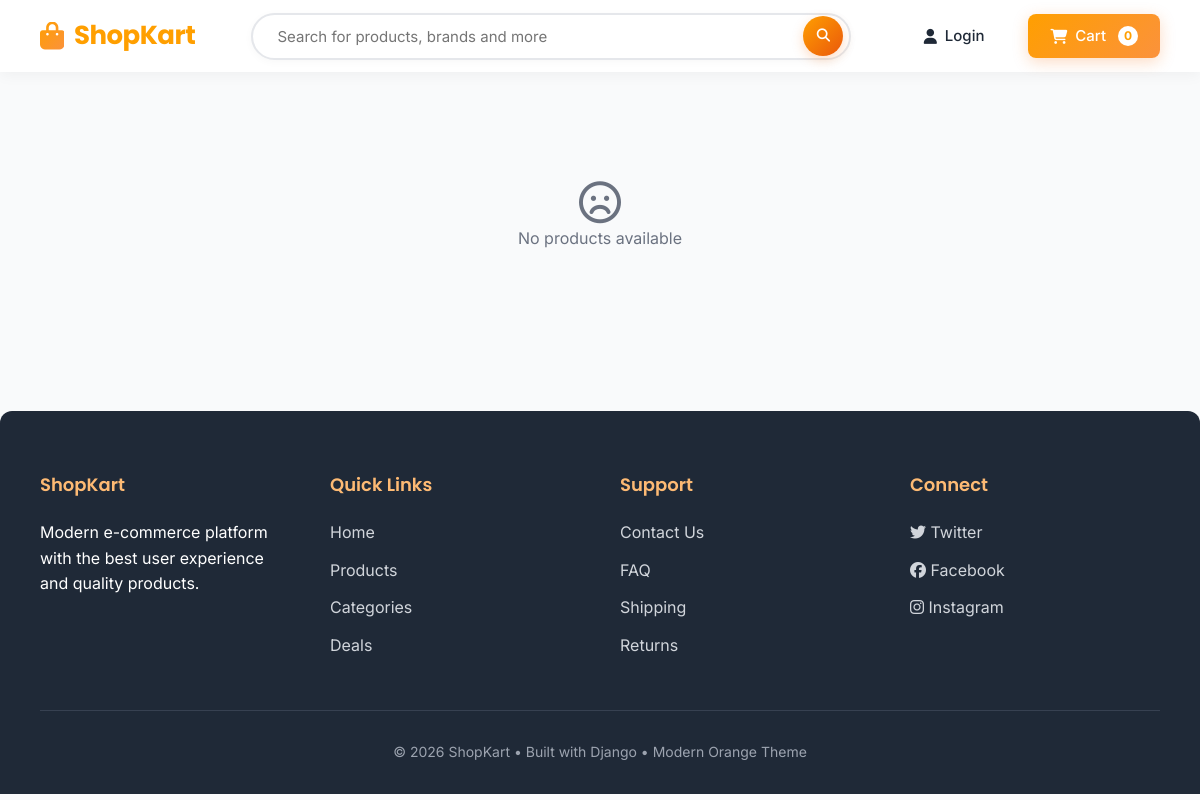
The app's page /, older data.
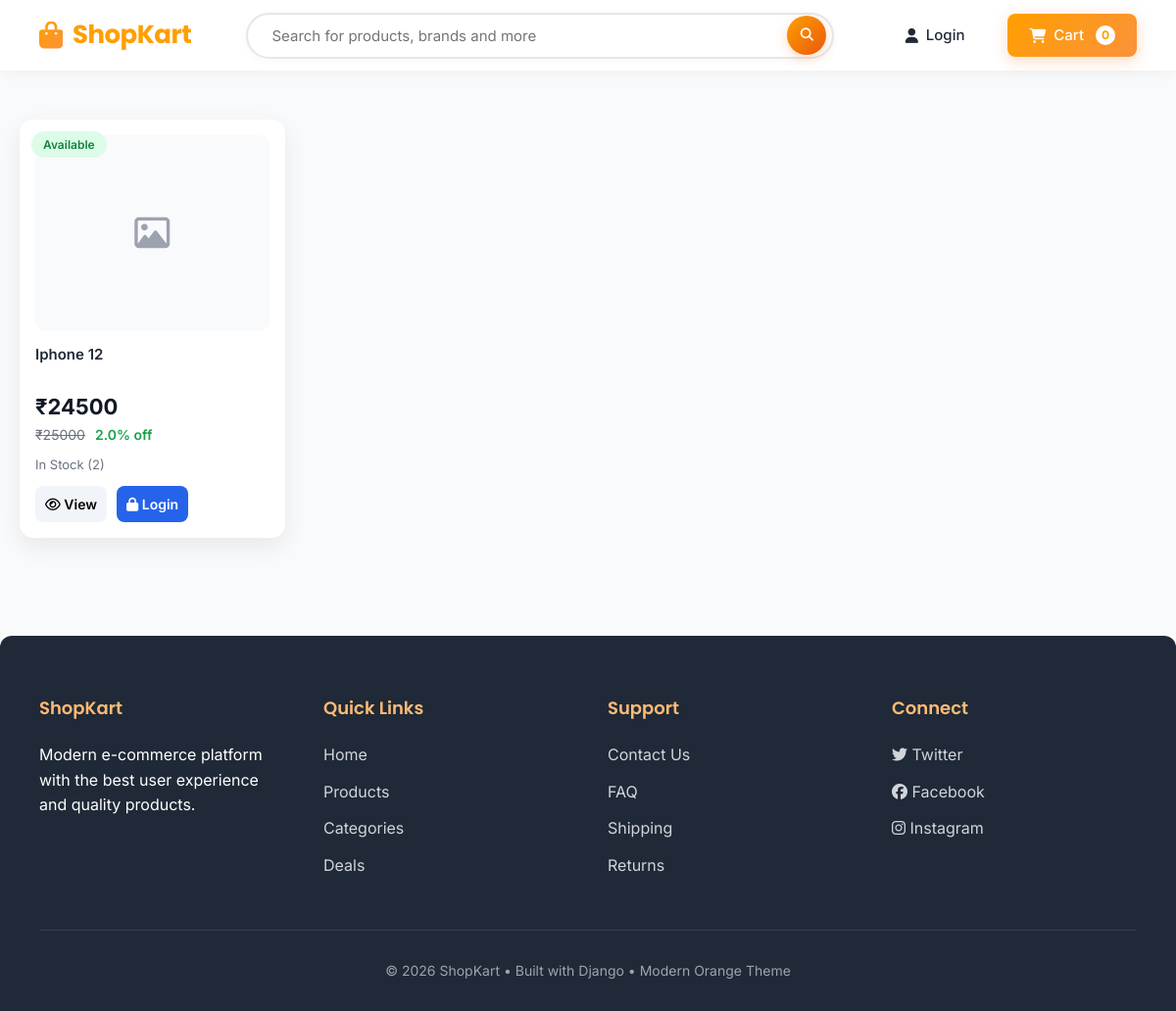
The same page, newer data.
### product/models.py (models this page shows)
class Product(models.Model):
    seller_id=models.ForeignKey(Seller_Profile,on_delete=models.CASCADE)
    category_id=models.ForeignKey(Category,on_delete=models.CASCADE)
    name=models.CharField(max_length=100)
    price=models.FloatField()
    discount_percentage=models.FloatField()
    stock=models.IntegerField()
    is_active=models.BooleanField(default=False)
    created_date=models.DateTimeField(auto_now_add=True)
    def create_discount_price(self):
        acc_price=self.price-(self.price*(self.discount_percentage/100))
        return acc_price

### product/views.py (the view)
# urls.py: 2. Add a URL to urlpatterns:  path('', views.home, name='home')
def home(request):
    products=Product.objects.all()
    for i in products:
        i.discount_price=i.create_discount_price()
    return render(request,'customer/home.html',{'products':products})

### template/customer/home.html (shortened to what this page needs)
{% extends 'customer/base.html' %}
{% block content %}
{% if products %}
<div class="product-grid">
{% for product in products %}
<div class="product-card">
    <span class="badge {% if product.is_active %}active{% else %}inactive{% endif %}">
        {{ product.is_active|yesno:"Available,Unavailable" }}
    </span>
    <div class="image-box">
        {% with product.product_image_set.first as img %}
            {% if img and img.image %}
                <img src="{{ img.image.url }}">
            {% else %}
                <i class="fa-regular fa-image" style="font-size:36px;color:#9ca3af"></i>
            {% endif %}
        {% endwith %}
    </div>
    <div class="product-name">{{ product.name }}</div>
    <div class="price-box">
        <div class="price-main">₹{{ product.discount_price|floatformat:0 }}</div>
        <div class="price-meta">
            <span class="price-original">₹{{ product.price|floatformat:0 }}</span>
            <span class="price-off">{{ product.discount_percentage }}% off</span>
        </div>
    </div>
    <div class="stock">
        {% if product.stock > 0 %}
            In Stock ({{ product.stock }})
        {% else %}
            Out of Stock
        {% endif %}
    </div>
    <div class="actions">
        <a href="{% url 'product:product_detail' product.id %}">
            <button class="btn view-btn">
                <i class="fa-regular fa-eye"></i> View
            </button>
        </a>
        {% if user.is_authenticated %}
        <a href="{% url 'customers:add_to_cart' product.id %}">
            <button class="btn cart-btn">
                <i class="fa-solid fa-cart-plus"></i> Add
            </button>
        </a>
        {% else %}
        <a href="{% url 'customers:login_customer' %}">
            <button class="btn login-btn">
                <i class="fa-solid fa-lock"></i> Login
            </button>
        </a>
        {% endif %}
    </div>
</div>
{% endfor %}
</div>
{% else %}
<div class="empty">
    <i class="fa-regular fa-face-frown" style="font-size:42px"></i>
    <p>No products available</p>
</div>
{% endif %}
{% endblock %}

Row changes from the older to the newer data that the page shows:
added Product: is_active "Available", name "Iphone 12", discount_price "24500", price "25000", discount_percentage "2.0", stock "2"
Text that changed along with them:
text no longer shown: "No products available"
